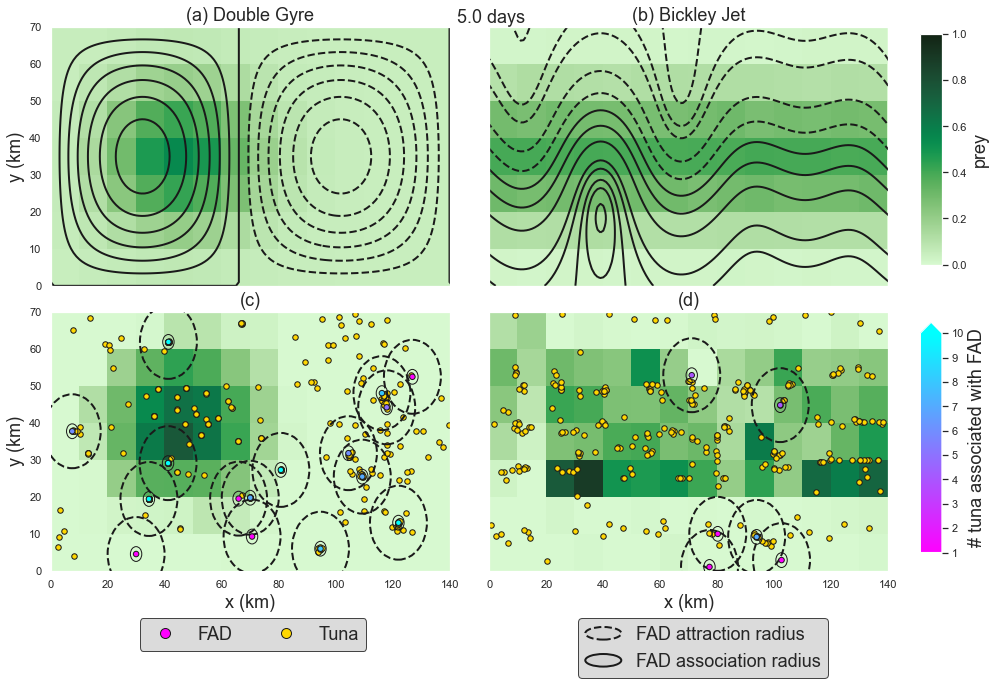

Here is the Python script that generated this plot:
#!/usr/bin/env python3
# -*- coding: utf-8 -*-
"""
Created on Tue Oct 26 14:42:18 2021

@author: nooteboom
"""
import numpy as np
import matplotlib.pylab as plt
from copy import copy
import cmocean
from netCDF4 import Dataset
from scipy.stats import multivariate_normal
from scipy.stats import norm
import seaborn as sns
import matplotlib.patches as mpatches
from matplotlib.legend_handler import HandlerPatch
from matplotlib.lines import Line2D
import matplotlib
import math
sns.set()

class HandlerEllipse(HandlerPatch):
    def create_artists(self, legend, orig_handle,
                       xdescent, ydescent, width, height, fontsize, trans):
        center = 0.5 * width - 0.5 * xdescent, 0.5 * height - 0.5 * ydescent
        p = mpatches.Ellipse(xy=center, width=width + xdescent,
                             height=height + ydescent)
        self.update_prop(p, orig_handle, legend)
        p.set_transform(trans)
        return [p]

def LogisticCurve(x, L=1, k=0.5, x0=8): # x is the number of neighbouring tuna
    res = 1 + L / (1+math.e**(-k*(x-x0)))
    return res

def Logit(x, L=1, x0 = 8, k0=0.5):
    return -1*np.log(L/(x-1))/k0+x0

def ass_num(lonF, latF, lon, lat, R=2):
    # return the number of associated tuna per FAD
    nas = np.zeros(lonF.shape)
    for n in range(len(nas)):
        nas[n] =np.sum(((lonF[n]-lon)**2+(latF[n]-lat)**2)**0.5 < R) 
    return nas

# domain size
Lx = 140
Ly = 70
res = 10 # domain resolutiom

#%% DG
daysec = 24*3600
eps = 0.2
# frequency
om = 1/(daysec) * 2 * np.pi
A= 0.1

def f(x,t, eps=eps, om=om):
    f1 = eps*np.sin(om*t)*x[0]**2
    f2 = (1-2*eps*np.sin(om*t))*x[0]
    return f1 + f2

def dfdx(x,t, eps=eps, om=om):
    f1 = 2*eps*np.sin(om*t)*x[0]
    f2 = (1-2*eps*np.sin(om*t))
    return f1 + f2

def scaleX_DG(x, ly=Ly):
    x0 = x[0] / ly
    x1 = x[1] / ly
    return [x0, x1]

def vDG(x,t, A=A):
    res = [0, 0]
    xc = [0, 0]
    xc[0], xc[1] = scaleX_DG(x)
    res[0] = -np.pi*A*np.sin(np.pi*f(xc,t))* np.cos(np.pi*xc[1])
    res[1] = np.pi*A*np.cos(np.pi*f(xc,t)) * np.sin(np.pi*xc[1]) * dfdx(xc,t)
    return res

def create_preyfieldDATADG(lx, ly, res, nprey=int(1e5)):
    # Randomly distribute the prey over the grid
    dataP = np.zeros(((ly//res)+2, (lx//res)+2))
    for n in range(nprey):
        i = 1+np.random.binomial(dataP.shape[0]-3, 0.5)
        j = 1+np.random.binomial(dataP.shape[1]-2, 0.3)
        dataP[i,j] += 1
    # normalize the field
    dataP /= dataP.max()
    dataP += 0.1
    dataP *= 0.5
    assert dataP.max() <= 1
    assert dataP.min() >= 0

    return dataP


def fstreamDG(y,t):
    x1, x2 = scaleX_DG(y)
    y = [x1,x2]
    return A*np.sin(np.pi*f(y,t))*np.sin(np.pi*y[1])

preyFDG = create_preyfieldDATADG(Lx, Ly, res)
#%% BJ
def create_preyfieldDATABJ(lx, ly, res, nprey=int(1e5)):
    # Randomly distribute the prey over the grid
    dataP = np.zeros(((ly//res)+2, (lx//res)+2))
    for n in range(nprey):
        i = 1+np.random.binomial(dataP.shape[0]-3, 0.5)
        j = np.random.randint(1,dataP.shape[1]-1)
        dataP[i,j] += 1
    # normalize the field
    dataP = dataP / dataP.max() * 0.4
    assert dataP.max() <= 1
    assert dataP.min() >= 0

    return dataP


r0 = 6371.

preyFBJ = create_preyfieldDATABJ(Lx, Ly, res)

#Parameters for the Bickley jet
Ubj = 0.06266 #1./1000 #600#0.06266 # km/s
L = 1770 # km
r0 = 6371 # km

k1 = 2 * 1/ r0
k2 = 2 * 2 / r0
k3 = 2 * 3/ r0
eps1 = 0.075
eps2 = 0.4
eps3 = 0.3
c3 = 0.461 * Ubj
c2 = 0.205 * Ubj
c1 = 0.1446 * Ubj

def scale_locBJ(y, Lx=Lx, Ly=Ly):
    x0 = y[0] / Lx * np.pi * r0
    y0 = (y[1] - Ly/2) / (Ly/2) * 3e3
    return [x0, y0]

def vBJ(y,t): #2D velocity Bickley Jet
    t *= 300
    x1, x2 = scale_locBJ(y)
    
    f1 = eps1 * np.exp(-1j *k1 * c1 * t)
    f2 = eps2 * np.exp(-1j *k2 * c2 * t)
    f3 = eps3 * np.exp(-1j *k3 * c3 * t)
    F1 = f1 * np.exp(1j * k1 * x1)
    F2 = f2 * np.exp(1j * k2 * x1)
    F3 = f3 * np.exp(1j * k3 * x1)    
    G = np.real(np.sum([F1,F2,F3]))
    G_x = np.real(np.sum([1j * k1 *F1, 1j * k2 * F2, 1j * k3 * F3]))    
    u =  Ubj / (np.cosh(x2/L)**2)  +  2 * Ubj * np.sinh(x2/L) / (np.cosh(x2/L)**3) *  G
    v = Ubj * L * (1./np.cosh(x2/L))**2 * G_x  
    return [u,v]

def fstreamBJ(y,t):
    x1, x2 = scale_locBJ(y)
    s0 = -Ubj*L*np.tanh(x2/L)
    f1 = eps1 * np.exp(-1j *k1 * c1 * t)
    f2 = eps2 * np.exp(-1j *k2 * c2 * t)
    f3 = eps3 * np.exp(-1j *k3 * c3 * t)
    F1 = f1 * np.exp(1j * k1 * x1)
    F2 = f2 * np.exp(1j * k2 * x1)
    F3 = f3 * np.exp(1j * k3 * x1)
    s1 = Ubj*L * 1/np.cosh(x2/L)**2* np.real(np.sum([F1,F2,F3]))
    return s0 + s1
    
#%%
fs = 18
Fcmap = 'cool_r'
fig, ax = plt.subplots(nrows=2, ncols=2, sharey=True, sharex=True,
                       figsize=(15,10),
                               gridspec_kw={'width_ratios': [40, 40]})        

        
        
xs, ys = np.meshgrid(np.arange(0,Lx+2*res,res),np.arange(0,Ly+2*res,res))
xs = xs - res/2
ys = ys - res/2


xss, yss = np.meshgrid(np.arange(0,Lx+2*res,res/10),np.arange(0,Ly+2*res,res/10))
streamDG = np.zeros((2,xss.shape[0],xss.shape[1]))
streamBJ = np.zeros((2,xss.shape[0],xss.shape[1]))

loopt = np.arange(0,1e6,2e3)
props = dict(boxstyle='round', facecolor=None, alpha = 0)
bo = True
for ti in range(len(loopt)):
    time = loopt[ti]
    if('%.1f'%(time/24/3600)=='5.0' and bo):
        bo = False
        for i in range(xss.shape[0]):
            for j in range(xss.shape[1]):
                st = fstreamDG([xss[i,j],yss[i,j]], time)
                streamDG[0,i,j] = st
                st = fstreamBJ([xss[i,j],yss[i,j]], time)
                streamBJ[0,i,j] = st
                

        
        ax[0,0].set_xlim(0,Lx)
        ax[0,0].set_ylim(0,Ly)
        ax[0,0].text(1.02, 1.07, '%.1f days'%(time/24/3600),
                   transform=ax[0,0].transAxes, fontsize=fs,
                   verticalalignment='top', bbox=props)
        ax[0,0].set_title('(a) Double Gyre', fontsize=fs)
        im0 = ax[0,0].pcolormesh(xs, ys, preyFDG, vmin=0,vmax=1,
                         cmap=cmocean.cm.algae, shading='nearest')
        ax[0,0].contour(xss, yss, streamDG[0], 15, colors='k', linewidths=2)
        
        ax[0,1].set_xlim(0,Lx)
        ax[0,1].set_ylim(0,Ly)
        ax[0,1].set_title('(b) Bickley Jet', fontsize=fs)
        im0 = ax[0,1].pcolormesh(xs, ys, preyFBJ, vmin=0,vmax=1,
                         cmap=cmocean.cm.algae, shading='nearest')
        ax[0,1].contour(xss, yss, streamBJ[0], 
                      levels= [-150, -145,-140,-130,-120,-115, -110, -100, -90, -60, -30,
                               0, 30, 60, 90, 100, 110,115, 120,130,140,145,150], 
                      colors='k', linewidths=2)
   
cbar_ax = fig.add_axes([0.93, 0.55, 0.02, 0.32])
cbar = fig.colorbar(im0, cax=cbar_ax)
cbar.set_label('prey', fontsize=fs)     

#%% model snapshot
FADb = True

R = 2 # FAD association radius
Dt = 4*1.2e3 # the output timestep (s)
npart = 316 # total number of particles
nfad = 15 # number of FADs

# domain size
lx = 140
ly = 70
int_dist = 10

ms = 10
ms2 = 30
dirr = 'input/'
ncf = Dataset(dirr+'FADPreyDG_no0_npart%d_nfad%d_T0.01_F0.50_P0.50_I0.01_p0.9_Pa0.1.nc'%(npart,nfad))

obs = ncf['lon'][:].shape[1]
if(nfad>0 and FADb):
    idxFAD = (ncf['ptype'][:]==1)
    idxP = (ncf['ptype'][:]==2)
    idxO = (np.logical_or(ncf['ptype'][:]==1,ncf['ptype'][:]==2))
    print('number of FADs: ', np.sum(idxFAD))
    FADlons = ncf['lon'][(idxFAD, np.arange(obs))]
    FADlats = ncf['lat'][(idxFAD, np.arange(obs))]
    
    FADkaps = ncf['FADkap'][(idxFAD, np.arange(obs))]
    no_as = np.around(Logit(FADkaps)) # number of associated tuna at FAD
    
    if(np.sum(idxP)>0):
        preylons = ncf['lon'][(idxP, np.arange(obs))]
        preylats = ncf['lat'][(idxP, np.arange(obs))]
    
    Olons = ncf['lon'][(idxO, np.arange(obs))]
    Olats = ncf['lat'][(idxO, np.arange(obs))]
    lons = ncf['lon'][~idxO]
    lats = ncf['lat'][~idxO]
else:
    lons = ncf['lon'][:]
    lats = ncf['lat'][:]

ptype = ncf['ptype'][:]

patches1 = [Line2D([0], [0], marker='o', color='lightgray', label='Scatter',
                  markerfacecolor=matplotlib.cm.get_cmap(Fcmap)(0),
                  markersize=ms, markeredgecolor='k', linewidth=0),
           Line2D([0], [0], marker='o', color='lightgray', label='Scatter',
                  markerfacecolor='gold', markersize=ms, markeredgecolor='k',
                  linewidth=0)
           ]
texts1=['FAD', 'Tuna']
patches2 = [mpatches.Circle((0.5, 0.5), 1,
                           edgecolor='k',
                           linestyle='--',
                           facecolor='lightgray', 
                           linewidth=2),
            mpatches.Circle((0.5, 0.5), 1,
                           edgecolor='k',
                           facecolor='lightgray', 
                           linewidth=2)
           ]
texts2=['FAD attraction radius','FAD association radius']

for its in range(1,lons.shape[1]):
    if(its==50): 
        ncP = Dataset(dirr+'FADPreyDG_no0_npart%d_nfad%d_T0.01_F0.50_P0.50_I0.01_p0.9_Pa0.1_%.4dprey.nc'%(npart,
                                                                            nfad,
                                                                            its))
        prey = ncP['prey'][0,0,1:-1,1:-1]
        preylon = ncP['nav_lon'][1:-1,1:-1]
        preylat = ncP['nav_lat'][1:-1,1:-1]

        im0 = ax[1,0].pcolormesh(preylon, preylat, prey, vmin=0,vmax=1,
                             cmap=cmocean.cm.algae, shading='nearest')
        if(nfad>0 and FADb):
    
            for i in range(FADlons.shape[0]):
                ax[1,0].add_artist(plt.Circle((FADlons[i,its], FADlats[i,its]),
                                         int_dist,
                                         fill = False,
                                         edgecolor='k',
                                         linestyle='--',
                                         lw = 2,
                                         zorder = 10000,
                                         label='FAD attraction radius'))
    
        ax[1,0].scatter([lons[:,its]], [lats[:,its]], c='gold',edgecolor='k',
                   s=ms2, label='tuna')
        if(nfad>0 and FADb):
            ass_tun = ass_num(FADlons[:,its], FADlats[:,its],
                              lons[:,its], lats[:,its], 
                              R)
            im = ax[1,0].scatter([FADlons[:,its]], [FADlats[:,its]],
                       c=ass_tun,
                       cmap=Fcmap, edgecolor='k',
                       vmin=1, vmax=10,
                       s=ms2, label='FAD', zorder=10001)
        
            if(R>0):
                for i in range(FADlons.shape[0]):
                    ax[1,0].add_artist(plt.Circle((FADlons[i,its], FADlats[i,its]),
                                             R ,
                                             fill = False,
                                             edgecolor='k',
                                             zorder = 10000))
            
        ax[1,0].legend(patches1, texts1, fontsize=fs, edgecolor='k',
                     bbox_to_anchor=(0.2, -0.15),
                     loc='upper left', ncol=2,
                     handler_map={mpatches.Circle: HandlerEllipse()}).get_frame().set_facecolor('lightgray')
    
        ax[1,1].legend(patches2, texts2, fontsize=fs,
                   edgecolor='k', bbox_to_anchor=(0.2, -0.15),
                     loc='upper left', ncol=1,
                     handler_map={mpatches.Circle: HandlerEllipse()}).get_frame().set_facecolor('lightgray')

        if(nfad>0):
            cbaxes = fig.add_axes([0.93, 0.15, 0.02, 0.32])
            cbar2 = fig.colorbar(im, extend='max', cax = cbaxes)
            cbar2.set_label('# tuna associated with FAD', fontsize=fs)

#%% And the bickley jet
npart = 306 # total number of particles
nfad = 5 # number of FADs
dirr = 'input/'
ncf = Dataset(dirr+'FADPreyBJ_no0_npart%d_nfad%d_T0.01_F0.50_P0.50_I0.01_p0.1_Pa0.2.nc'%(npart,nfad))

obs = ncf['lon'][:].shape[1]
if(nfad>0 and FADb):
    idxFAD = (ncf['ptype'][:]==1)
    idxP = (ncf['ptype'][:]==2)
    idxO = (np.logical_or(ncf['ptype'][:]==1,ncf['ptype'][:]==2))
    print('number of FADs: ', np.sum(idxFAD))
    FADlons = ncf['lon'][(idxFAD, np.arange(obs))]
    FADlats = ncf['lat'][(idxFAD, np.arange(obs))]
    
    FADlons = np.concatenate((FADlons-lx,FADlons,FADlons+lx), axis=0)
    FADlats = np.concatenate((FADlats,FADlats,FADlats), axis=0)

    FADkaps = ncf['FADkap'][(idxFAD, np.arange(obs))]
    no_as = np.around(Logit(FADkaps)) # number of associated tuna at FAD
    
    if(np.sum(idxP)>0):
        preylons = ncf['lon'][(idxP, np.arange(obs))]
        preylats = ncf['lat'][(idxP, np.arange(obs))]
    
    Olons = ncf['lon'][(idxO, np.arange(obs))]
    Olats = ncf['lat'][(idxO, np.arange(obs))]
    
    lons = ncf['lon'][~idxO]
    lats = ncf['lat'][~idxO]
else:
    lons = ncf['lon'][:]
    lats = ncf['lat'][:]

ptype = ncf['ptype'][:]

for its in range(1,lons.shape[1]):
    if(its==90):
        ncP = Dataset(dirr+'FADPreyBJ_no0_npart%d_nfad%d_T0.01_F0.50_P0.50_I0.01_p0.1_Pa0.2_%.4dprey.nc'%(npart,
                                                                            nfad,
                                                                            its))
        prey = ncP['prey'][0,0,1:-1,1:-1]
        preylon = ncP['nav_lon'][1:-1,1:-1]
        preylat = ncP['nav_lat'][1:-1,1:-1]

        im0 = ax[1,1].pcolormesh(preylon, preylat, prey, vmin=0,vmax=1,
                             cmap=cmocean.cm.algae, shading='nearest')
        if(nfad>0 and FADb):
    
            for i in range(FADlons.shape[0]):
                ax[1,1].add_artist(plt.Circle((FADlons[i,its], FADlats[i,its]),
                                         int_dist,
                                         fill = False,
                                         edgecolor='k',
                                         linestyle='--',
                                         lw = 2,
                                         zorder = 10000,
                                         label='FAD attraction radius'))
    
        ax[1,1].scatter([lons[:,its]], [lats[:,its]], c='gold',edgecolor='k',
                   s=ms2, label='tuna')
        if(nfad>0 and FADb):
            ass_tun = ass_num(FADlons[:,its], FADlats[:,its],
                              lons[:,its], lats[:,its], 
                              R)
            im = ax[1,1].scatter([FADlons[:,its]], [FADlats[:,its]],
                       c=ass_tun,
                       cmap=Fcmap, edgecolor='k',
                       vmin=1, vmax=10,
                       s=ms2, label='FAD', zorder=10001)
        
            if(R>0):
                for i in range(FADlons.shape[0]):
                    ax[1,1].add_artist(plt.Circle((FADlons[i,its], FADlats[i,its]),
                                             R ,
                                             fill = False,
                                             edgecolor='k',
                                             zorder = 10000))

#%% general

ax[1,0].set_xlabel('x (km)', fontsize=fs)
ax[1,1].set_xlabel('x (km)', fontsize=fs)
ax[1,0].set_ylabel('y (km)', fontsize=fs)
ax[0,0].set_ylabel('y (km)', fontsize=fs)

ax[1,0].set_title('(c)', fontsize=fs)
ax[1,1].set_title('(d)', fontsize=fs)
plt.subplots_adjust(wspace=0.1, hspace=0.1)

plt.savefig('figure1.png', bbox_inches='tight')
plt.show()